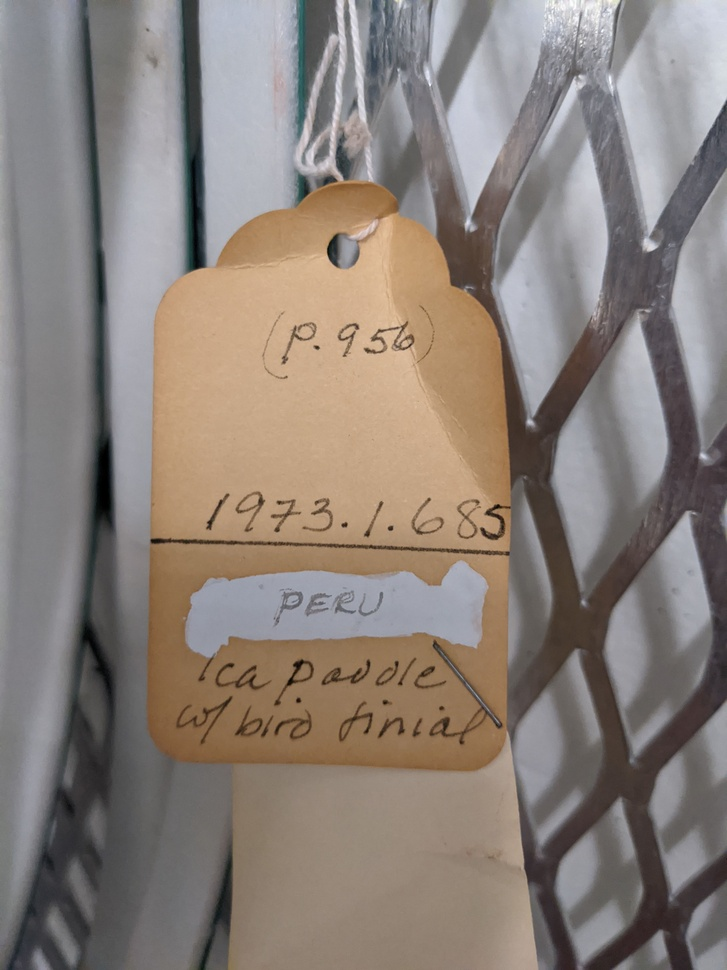
#> input picture images/1973.1.685.jpg, 727 x 970 px, shrunk from 3024 x 4032 before the run; its folder holds only this picture in this run
$ python auto_canny.py --images ../../images
#> lines starting #> are read from the running program, lines starting #| are printed output that depends on the picture; after the words box and inside, x2 and y2 are one past the last pixel; in counts of white or black regions, pixels touching at a corner belong together
"""
auto_canny.py
Author: Phillip Williams (pcw14)
Acknowledgements to Adrian Rosebrock of pyimagesearch.com for his
tutorials on AI and image processing.
"""

import numpy as np
import argparse
import glob
import cv2

# [8 lines left out: function auto_canny, not called in this run]

ap = argparse.ArgumentParser()
ap.add_argument("-i", "--images", required=True, help="")
args = vars(ap.parse_args())

for imagePath in glob.glob(args["images"] + "/*.jpg"):
    image = cv2.imread(imagePath)
#> image is the input picture: shape (970, 727, 3); mean B, G, R 121.2, 128.1, 138.2
    gray = cv2.cvtColor(image, cv2.COLOR_BGR2GRAY)
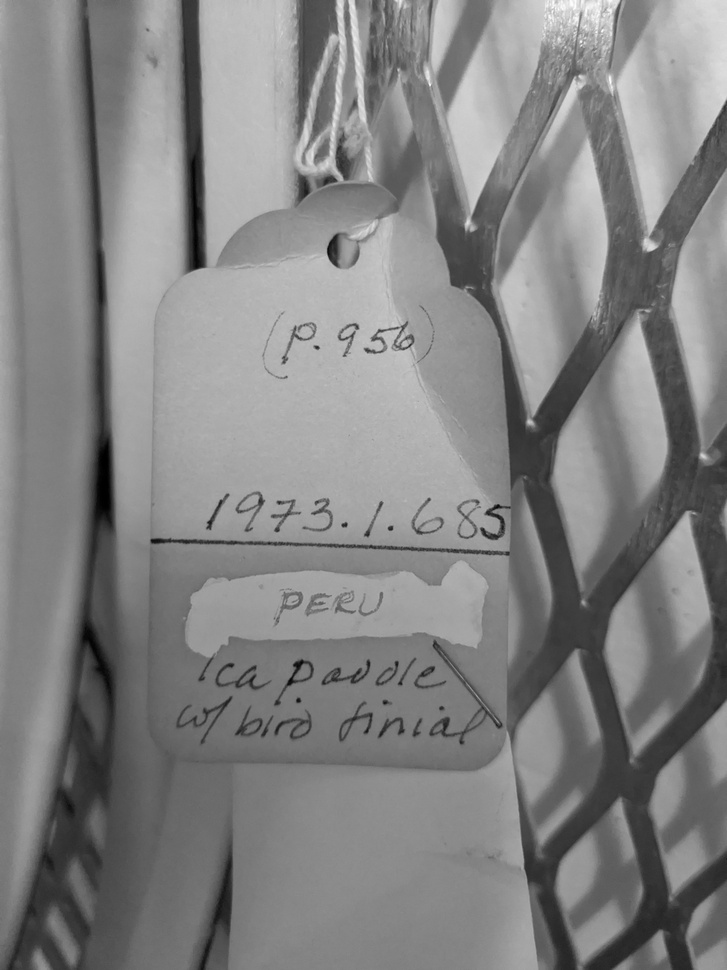
#> gray: shape (970, 727); min 0, max 254, mean 130.4
    blurred = cv2.GaussianBlur(gray, (3, 3), 0)

    wide = cv2.Canny(blurred, 10, 200)
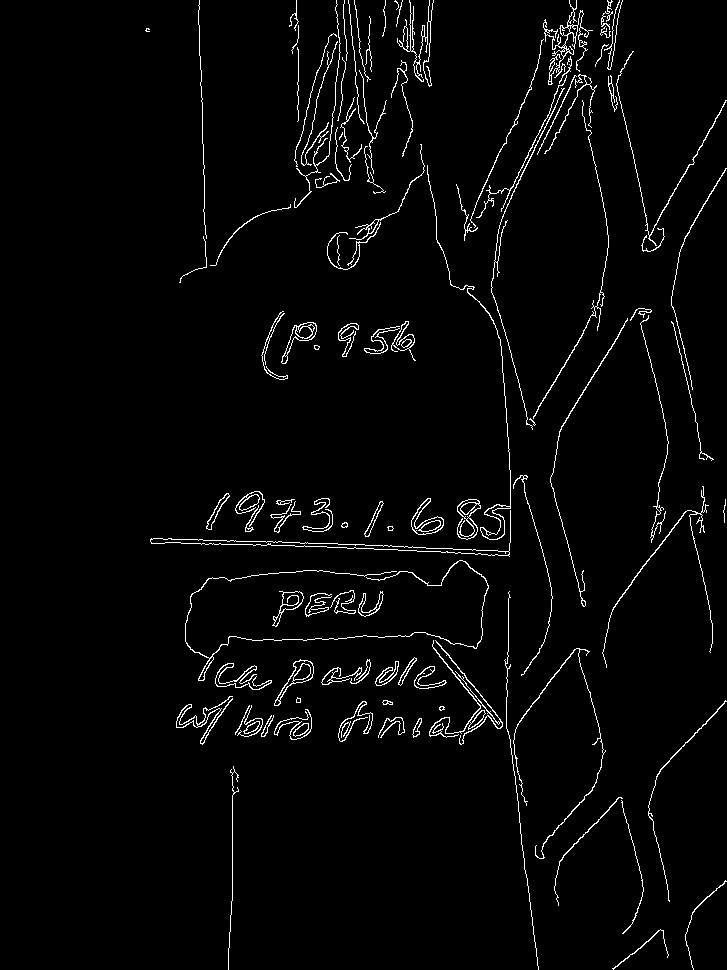
#> wide: shape (970, 727); 2.7% white in thin lines or dots, all inside (x1, y1, x2, y2) = (145, 0, 727, 970)
    tight = cv2.Canny(blurred, 255, 250)
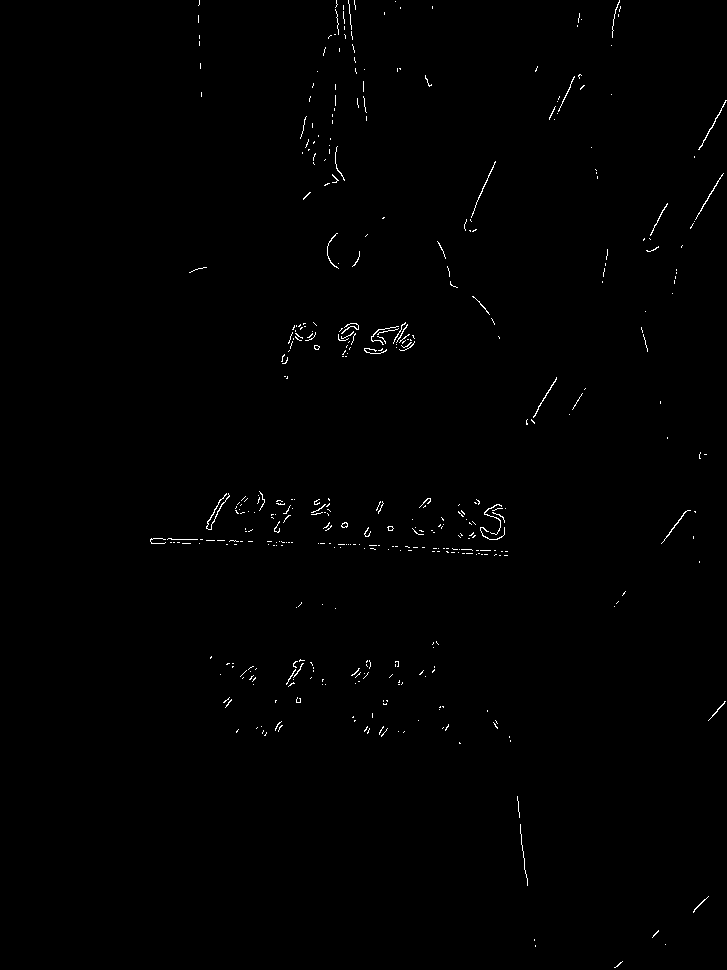
#> tight: shape (970, 727); 0.51% white in thin lines or dots, all inside (x1, y1, x2, y2) = (150, 0, 727, 968)
#> (the run stopped early here; a loop or call above may not have finished)

$ run again, on images/1999.1.1.jpg
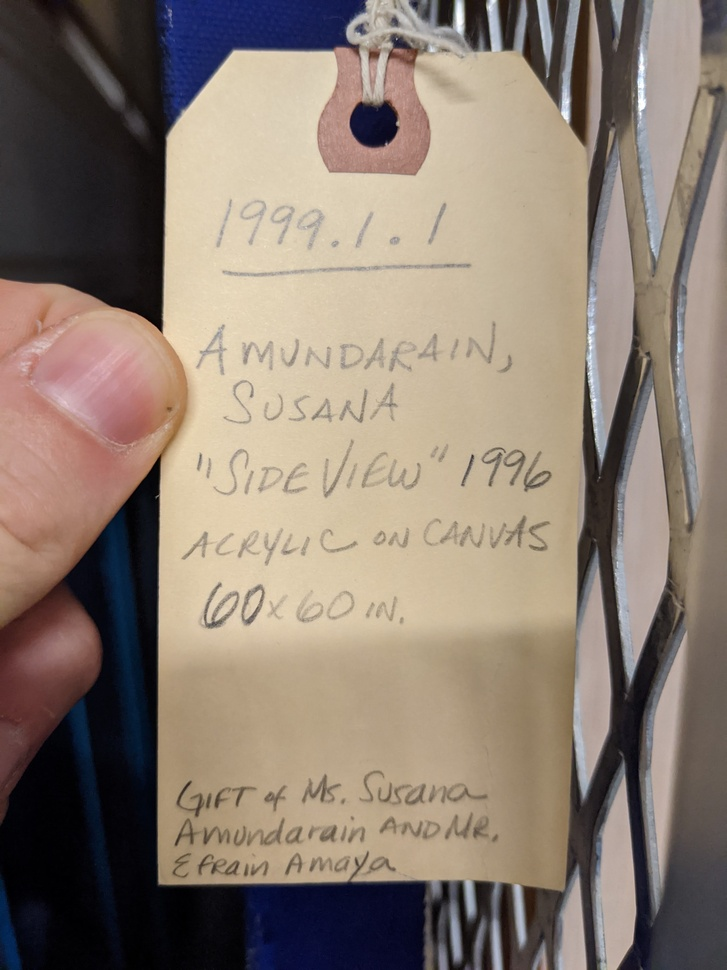
#> input picture images/1999.1.1.jpg, 727 x 970 px, shrunk from 3024 x 4032 before the run
#> image is the input picture: shape (970, 727, 3); mean B, G, R 113.2, 125.5, 139.7
#> `wide = cv2.Canny(blurred, 10, 200)`:
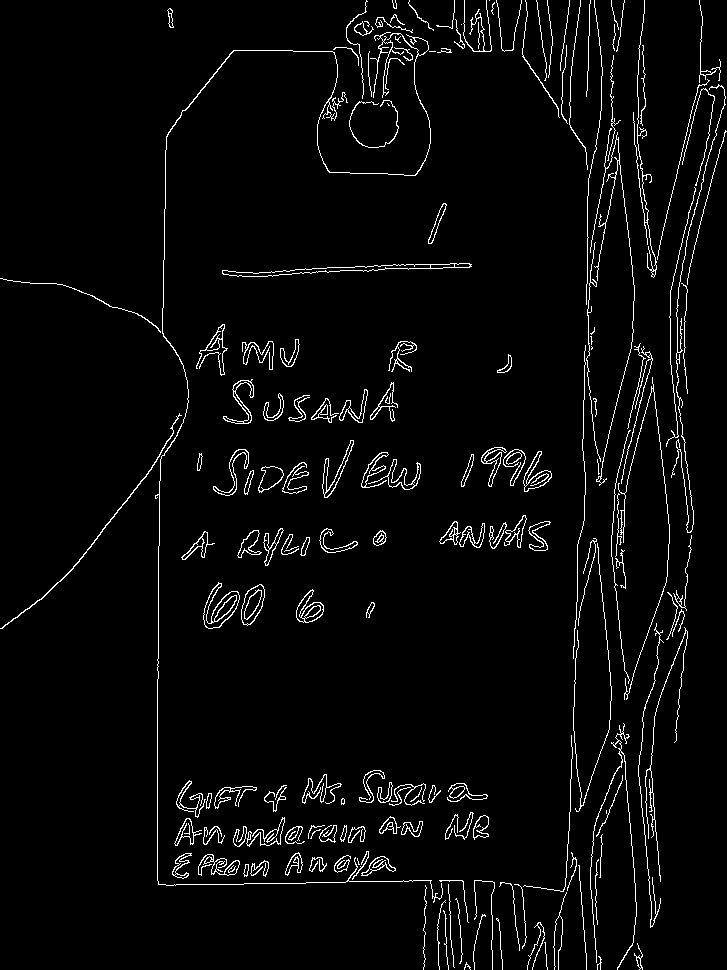
#> wide: shape (970, 727); 3.6% white in thin lines or dots
#> `tight = cv2.Canny(blurred, 255, 250)`:
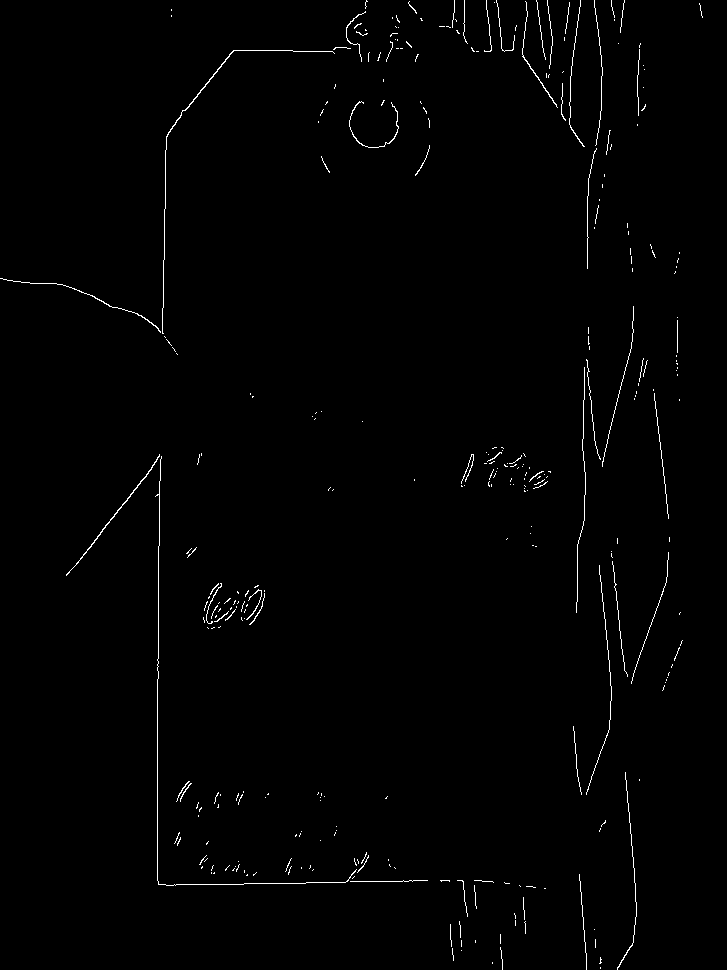
#> tight: shape (970, 727); 0.92% white in thin lines or dots

$ run again, on images/2000.2.1.jpg
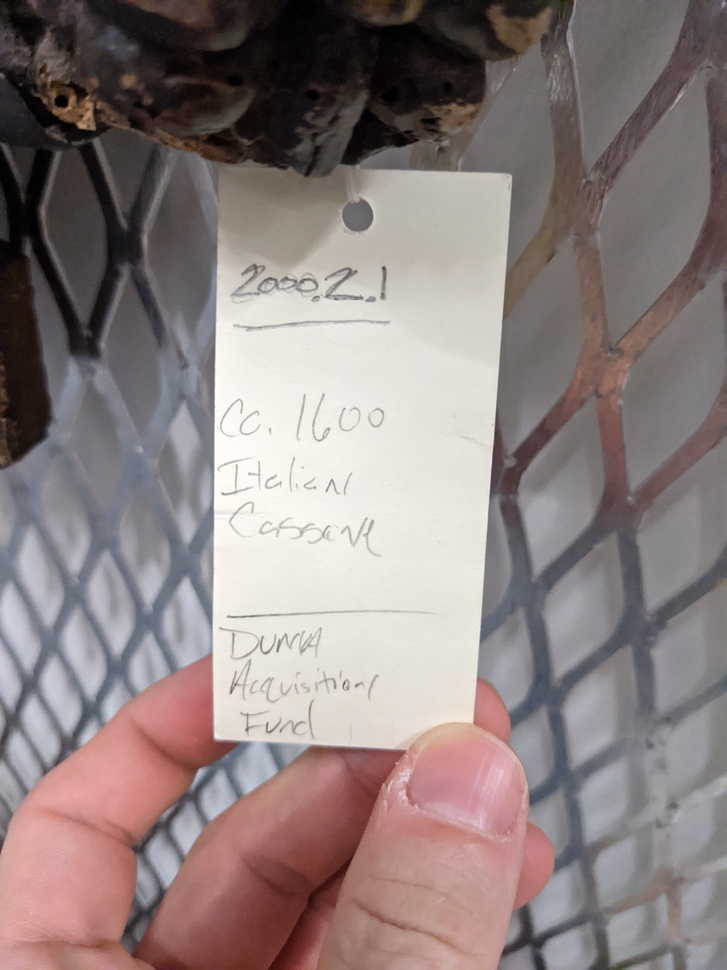
#> input picture images/2000.2.1.jpg, 727 x 970 px, shrunk from 3024 x 4032 before the run
#> image is the input picture: shape (970, 727, 3); mean B, G, R 127, 128.2, 140.9
#> `wide = cv2.Canny(blurred, 10, 200)`:
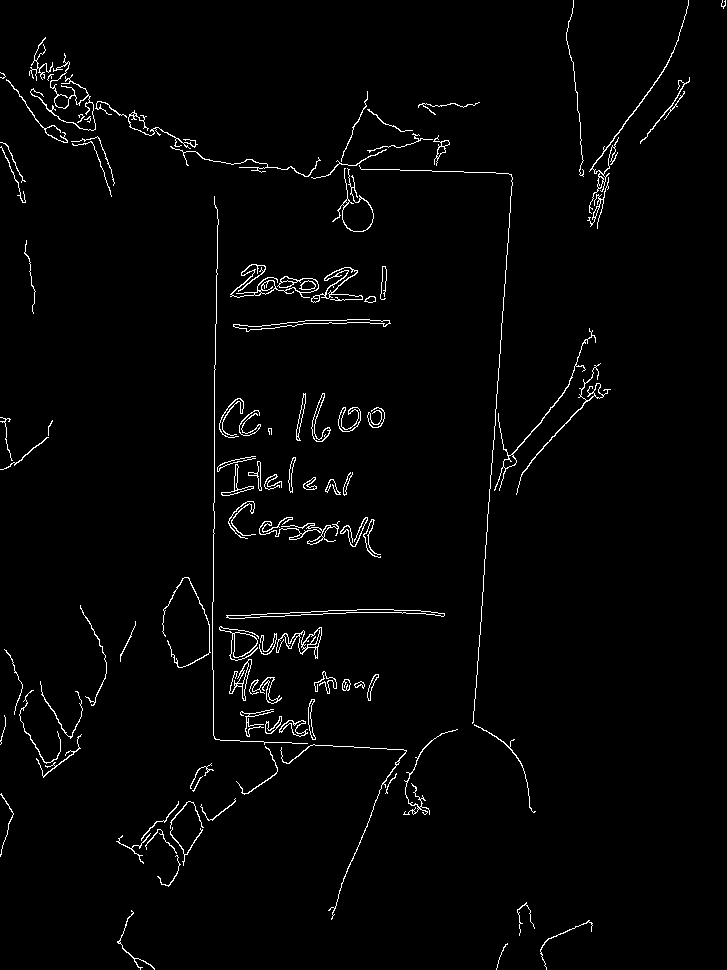
#> wide: shape (970, 727); 2.1% white in thin lines or dots
#> `tight = cv2.Canny(blurred, 255, 250)`:
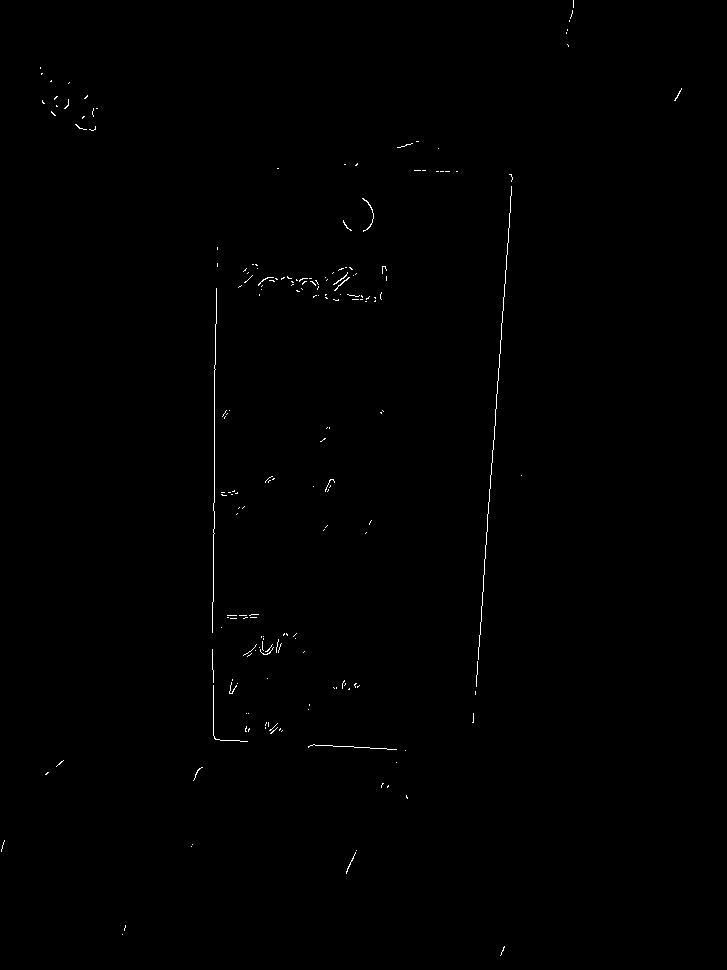
#> tight: shape (970, 727); 0.31% white in thin lines or dots

$ run again, on images/2010.3.9.jpg
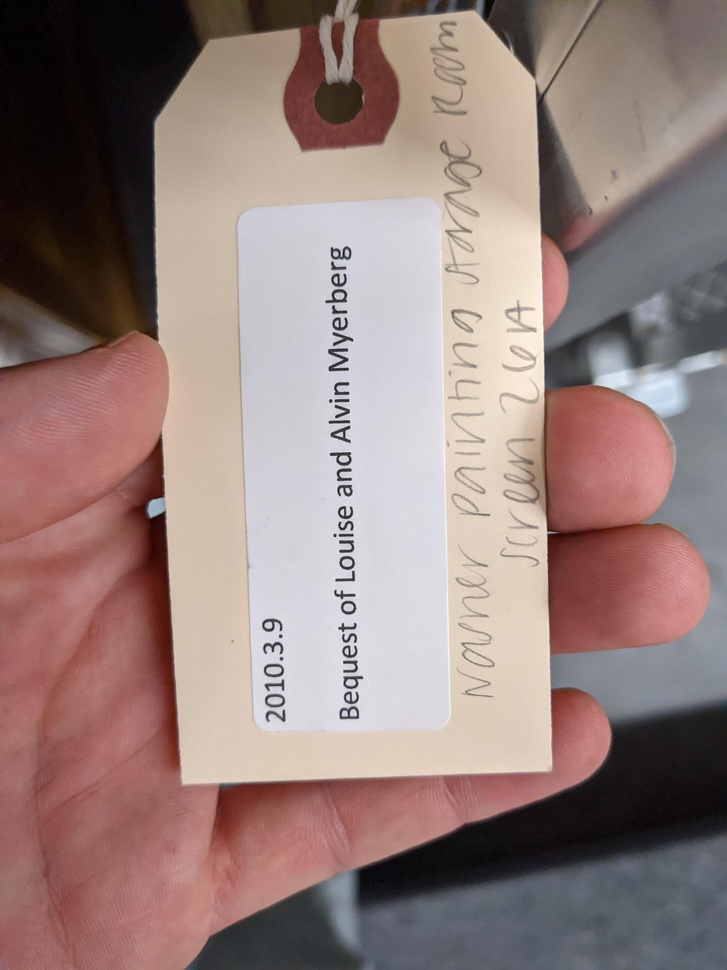
#> input picture images/2010.3.9.jpg, 727 x 970 px, shrunk from 3024 x 4032 before the run
#> image is the input picture: shape (970, 727, 3); mean B, G, R 124.2, 128, 149.3
#> `wide = cv2.Canny(blurred, 10, 200)`:
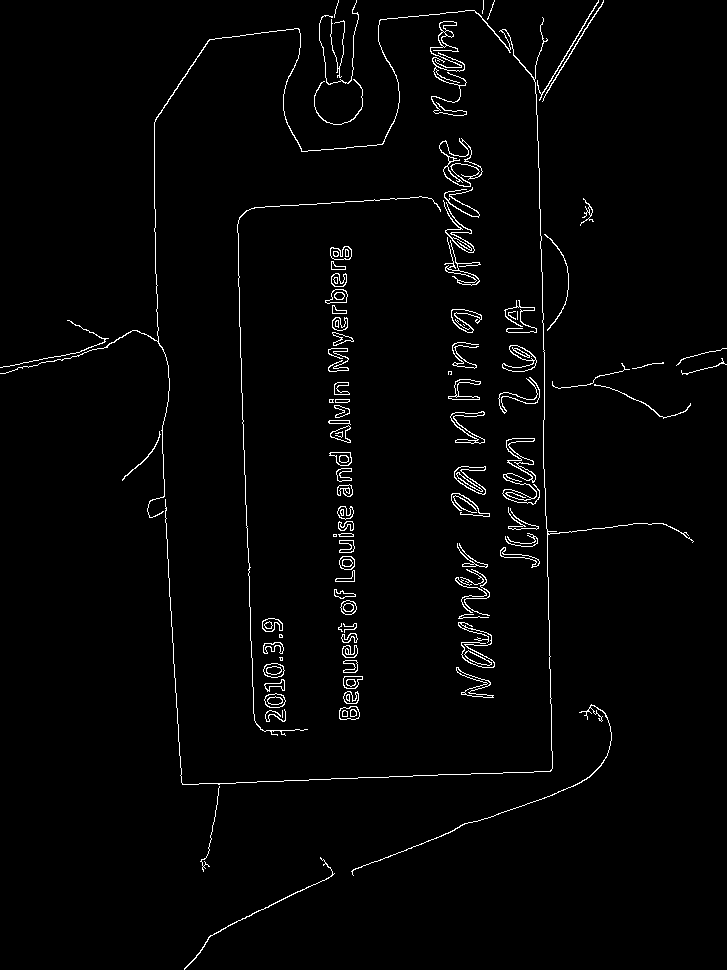
#> wide: shape (970, 727); 2.1% white in thin lines or dots
#> `tight = cv2.Canny(blurred, 255, 250)`:
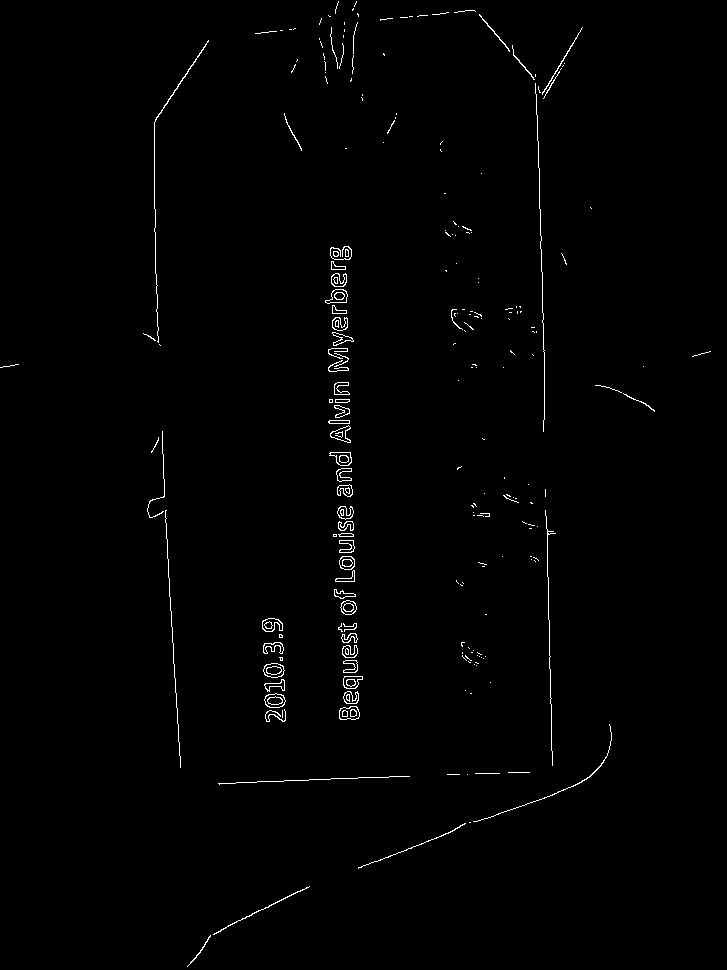
#> tight: shape (970, 727); 0.91% white in thin lines or dots
